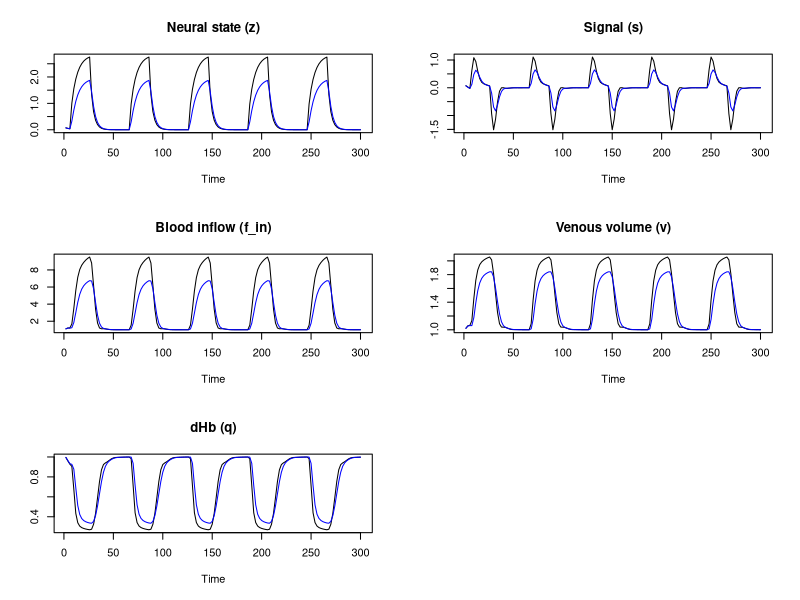
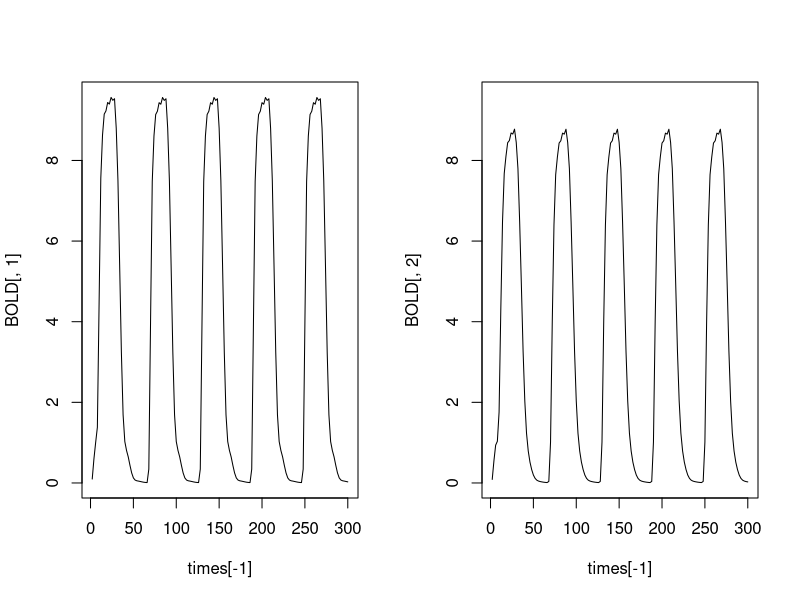
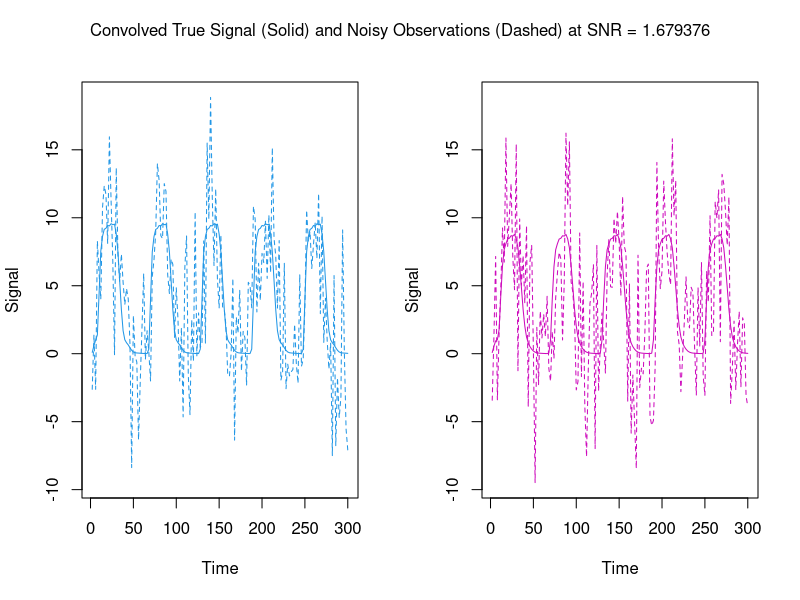
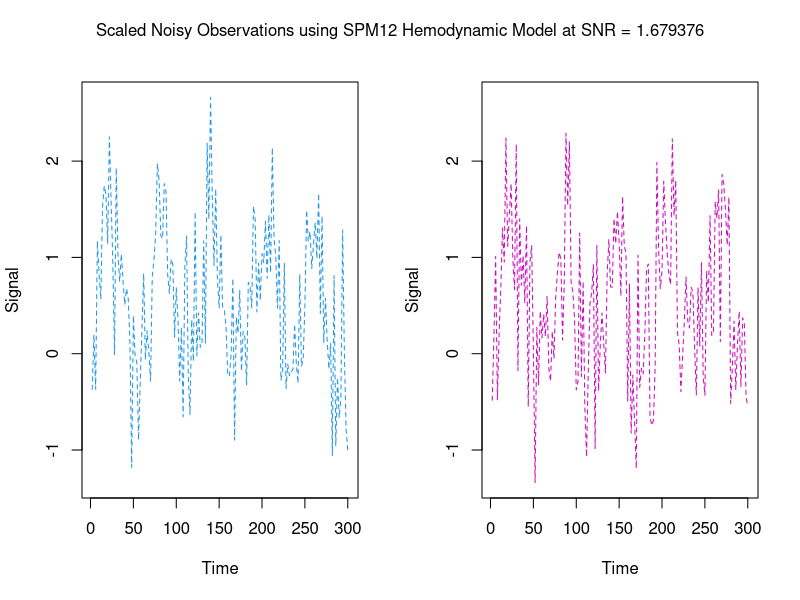

Generate these figures, in order, with R: (Note: this script raises an error after producing the figures.)
remove(list=ls())

# Generating inputs
##########################
m=2; n_u=2; max_time=300
nu = list(nu_A = c(0.4,0.3,-0.1,0.15), nu_B = c(-0.2), nu_C=c(0.7),
          nu_kappa = c(0,0.05), nu_tao = c(-0.05,0), nu_epsilon = c(0,0.02))
#######################################
idxs = list(A_idxs = matrix(c(2,1,
                              1,2,
                              1,1,
                              2,2), byrow = T, ncol=2),
            B_idxs = matrix(c(2,1,2), byrow=T, ncol = 3),
            C_idxs = matrix(c(1,1), byrow=T, ncol=2))
times = NULL
input = NULL

dcm_balloon <- function(t, x, params, input) {
  # Break x down into corresponding parts for the five hidden states: z, s, f_in, v, q
  z <- x[1:m]
  s <- x[(m+1):(2*m)]
  f_in <- x[(2*m + 1):(3*m)]
  v <- x[(3*m + 1):(4*m)]
  q <- x[(4*m + 1):(5*m)]
  
  # t is the current time point in the integration 
  # z: neural signal
  A = params[["A"]]
  B = params[["B"]] 
  C = params[["C"]]
  u = matrix(input(t),ncol=1)
  B_all = Reduce("+", lapply(1:nrow(u), function(i) u[i,1]*B[[i]])) 
  A0 <- (A+B_all)
  # Self regulate diagonal of A and B as in SPM12
  diag(A0) <- -0.5*exp(diag(A0))
  dz <- A0%*%z + C%*%u
  
  # Set hemodynamic parameters
  H = params[["H"]]
  nu_kappa = params$nu_kappa
  nu_tao = params$nu_tao
  nu_epsilon = params$nu_epsilon
  
  # Exponentiate hemodynamic state variables (all except s)
  f_in <- exp(f_in)
  v <- exp(v)
  q <- exp(q)
  
  # s: vascular signal
  sd <- H['kappa']*exp(nu_kappa)
  ds <- z - sd*s - H['gamma']*(f_in - 1)
  ds <- as.matrix(ds)
  
  # ln(f_in): log of blood inflow
  dlnf <- s / f_in
  dlnf <- as.matrix(dlnf)
  
  # ln(v): log of venous volume
  tt <- H['tao']*exp(nu_tao) 
  f_out <- v^(1/H['alpha'])
  dlnv <- (f_in - f_out) / (tt*v)
  dlnv <- as.matrix(dlnv)
  
  # ln(q): log of dHb
  f_e <- (1 - (1 - H['E0'])^(1 / f_in)) / H['E0']
  dlnq <- (f_e*f_in - (f_out*q)/v) / (tt*q)
  dlnq <- as.matrix(dlnq)
  
  return(list(rbind(dz,ds,dlnf,dlnv,dlnq)))
}

gen_input = function(times, start_time, end_time, duration,between_duration){
  input = rep(0,length(times))
  
  current_start_time = start_time
  time_points = matrix(nrow = 0,ncol=2)
  while(1){
    current_end_time = current_start_time + duration 
    if(current_end_time > end_time){current_end_time = end_time}
    time_points = rbind(time_points, c(current_start_time, current_end_time))
    if(current_end_time + between_duration < end_time){
      current_start_time = current_end_time + between_duration 
    }else{
      break
    }
  }
  for(i in 1:nrow(time_points)){
    input[time_points[i,1]<times & times <=time_points[i,2]] = 1
  }
  input
}
struct_paramMats = function(m, n_u, idxs, nu){
  
  A = matrix(data = 0,nrow = m, ncol = m)
  for(i in 1:nrow(idxs$A_idxs)){
    A[idxs$A_idxs[i,1], idxs$A_idxs[i,2]] = with(nu,nu_A[i])
  }
  
  B = lapply(1:n_u, function(x){matrix(data = 0,nrow = m, ncol = m)})
  for(i in 1:nrow(idxs$B_idxs)){
    B[[idxs$B_idxs[i,1]]][idxs$B_idxs[i,2], idxs$B_idxs[i,3]] = with(nu,nu_B[i])
  }
  
  C = matrix(data=0, nrow = m, ncol = n_u)
  for(i in 1:nrow(idxs$C_idxs)){
    C[idxs$C_idxs[i,1], idxs$C_idxs[i,2]] = with(nu,nu_C[i])
  }
  
  # Hemodynamic parameters (prespecified)
  H <- c(kappa = 0.64, 
         gamma = 0.32, 
         tao = 2, 
         alpha = 0.32, 
         E0 = 0.4)
  
  # Observation parameters (to be estimated)
  nu_kappa = nu$nu_kappa
  nu_tao = nu$nu_tao
  nu_epsilon = nu$nu_epsilon
  
  return(list(A=A,B=B,C=C,H=H,nu_kappa=nu_kappa,nu_tao=nu_tao,
              nu_epsilon=nu_epsilon))
  
} # modified for balloon model


if(is.null(times)){times <- seq(0, max_time, 2)}

if(is.null(input)){
  input1  = gen_input(times,start_time = 5,end_time = max(times),duration = 20,between_duration=40)
  input2  = gen_input(times,start_time = 25,end_time = max(times),duration = 20,between_duration=40)
  input = cbind(input1, input2)
}else{
  if(length(times)!=nrow(input)){stop("length(input)!=nrow(input)")}
}

input_u = function(t){
  sapply(1:ncol(input), function(j) approxfun(x = times,y = input[,j], rule=2, method="const",f=0)(t))
}

n_u = length(input_u(0))
u = input[-1,]

# set up parameters
paramMats = struct_paramMats(m = m,n_u = n_u,idxs = idxs,nu = nu)

# Forward solve system numerically
library(deSolve)
numeric_sol <- ode(y = c(rep(0.1,m),rep(0,4*m)),
                   times = times,
                   func = dcm_balloon,
                   parms= with(paramMats, list(A=A, B=B, C=C,
                                               H=H, nu_kappa=nu_kappa,
                                               nu_tao=nu_tao,
                                               nu_epsilon=nu_epsilon)),
                   input = input_u,
                   atol = 1e-6, 
                   rtol = 1e-6
)
output <- numeric_sol[-1,-1]

par(mfrow = c(3, 2))
plot(times[-1], output[, "1"], type = "l", main = "Neural state (z)", xlab = "Time", ylab = "")
lines(times[-1], output[, "2"], col = "blue")

plot(times[-1], output[, "3"], type = "l", main = "Signal (s)", xlab = "Time", ylab = "")
lines(times[-1], output[, "4"], col = "blue")

plot(times[-1], exp(output[, "5"]), type = "l", main = "Blood inflow (f_in)", xlab = "Time", ylab = "")
lines(times[-1], exp(output[, "6"]), col = "blue")

plot(times[-1], exp(output[, "7"]), type = "l", main = "Venous volume (v)", xlab = "Time", ylab = "")
lines(times[-1], exp(output[, "8"]), col = "blue")

plot(times[-1], exp(output[, "9"]), type = "l", main = "dHb (q)", xlab = "Time", ylab = "")
lines(times[-1], exp(output[, "10"]), col = "blue")

####### BOLD Signal Model #################################################
# Combine v and q output nonlinearly using the BOLD model to get final output signal

# Set prespecified parameters (SPM12)
TE <- 0.04              # echo time
V0 <- 4                 # resting venous volume (%)
r0 <- 25                # slope of intravascular relaxation rate R_iv as function of oxygen saturation S
nu0 <- 40.3             # frequency offset at the outer surface of magnetized vessels (Hz)
E0 <- paramMats$H['E0'] # resting oxygen extraction fraction

# Free param: estimated ratio of intra- to extra-vascular signal (can be region-specific)
ep <- exp(paramMats$nu_epsilon)

# Coefficients in BOLD signal model
k1 <- 4.3*nu0*E0*TE
k2 <- ep*r0*E0*TE
k3 <- 1 - ep
            
# Output equation of BOLD signal model
v <- exp(output[,(3*m + 1):(4*m)]) 
q <- exp(output[,(4*m + 1):(5*m)]) 
BOLD <- V0*(k1 - k1*q + k2 - k2*q/v + k3 - k3*v)
###########################################

# Plots for output to see results
par(mfrow = c(1,2))
plot(times[-1],BOLD[,1],type = 'l',ylim = c(min(BOLD),max(BOLD)))
plot(times[-1],BOLD[,2],type = 'l',ylim = c(min(BOLD),max(BOLD)))

##########################

# Add some white Gaussian noise according to SNR
SNR = 1.679376
variance <-  numeric()
y_obs <- matrix(NA, nrow = length(times)-1, ncol = m)
for (j in 1:m){
  set.seed(j)
  variance[j] <- (var(BOLD[,j])+(mean(BOLD[,j]))^2)/SNR
  y_obs[,j] <- BOLD[,j] + rnorm(length(times)-1, mean = 0, sd = sqrt(variance[j]))
}

variance
sqrt(variance)

# Plot before scaling
par(mfrow=c(1,2))
plot(times[-1],y_obs[,1], ylim=c(min(y_obs),max(y_obs)),col=4,type='l',lty=2,xlab = "Time",ylab = "Signal")
lines(times[-1],BOLD[,1],col=4)
plot(times[-1],y_obs[,2],ylim=c(min(y_obs),max(y_obs)),col=6,type='l',lty=2,xlab = "Time",ylab = "Signal")
lines(times[-1],BOLD[,2],col=6)
mtext(paste("Convolved True Signal (Solid) and Noisy Observations (Dashed) at SNR = ",SNR,sep = ""), side = 3, line = -2, outer = T)

# Enforce scaling like SPM
scale <- max(y_obs) - min(y_obs)
scale <- 4 / max(scale, 4)
y_obs <- y_obs * scale

# Plot after scaling
par(mfrow=c(1,2))
plot(times[-1],y_obs[,1], ylim=c(min(y_obs),max(y_obs)),col=4,type='l',lty=2,xlab = "Time",ylab = "Signal")
plot(times[-1],y_obs[,2],ylim=c(min(y_obs),max(y_obs)),col=6,type='l',lty=2,xlab = "Time",ylab = "Signal")
mtext(paste("Scaled Noisy Observations using SPM12 Hemodynamic Model at SNR = ",SNR,sep = ""), side = 3, line = -2, outer = T)
#############################


# Save/export data
dat <- list(times = times[-1], u = u, y_obs = y_obs)
save(dat, file = "Balloon_Simulation/Data/balloon_sim_data_diagA.RData")
